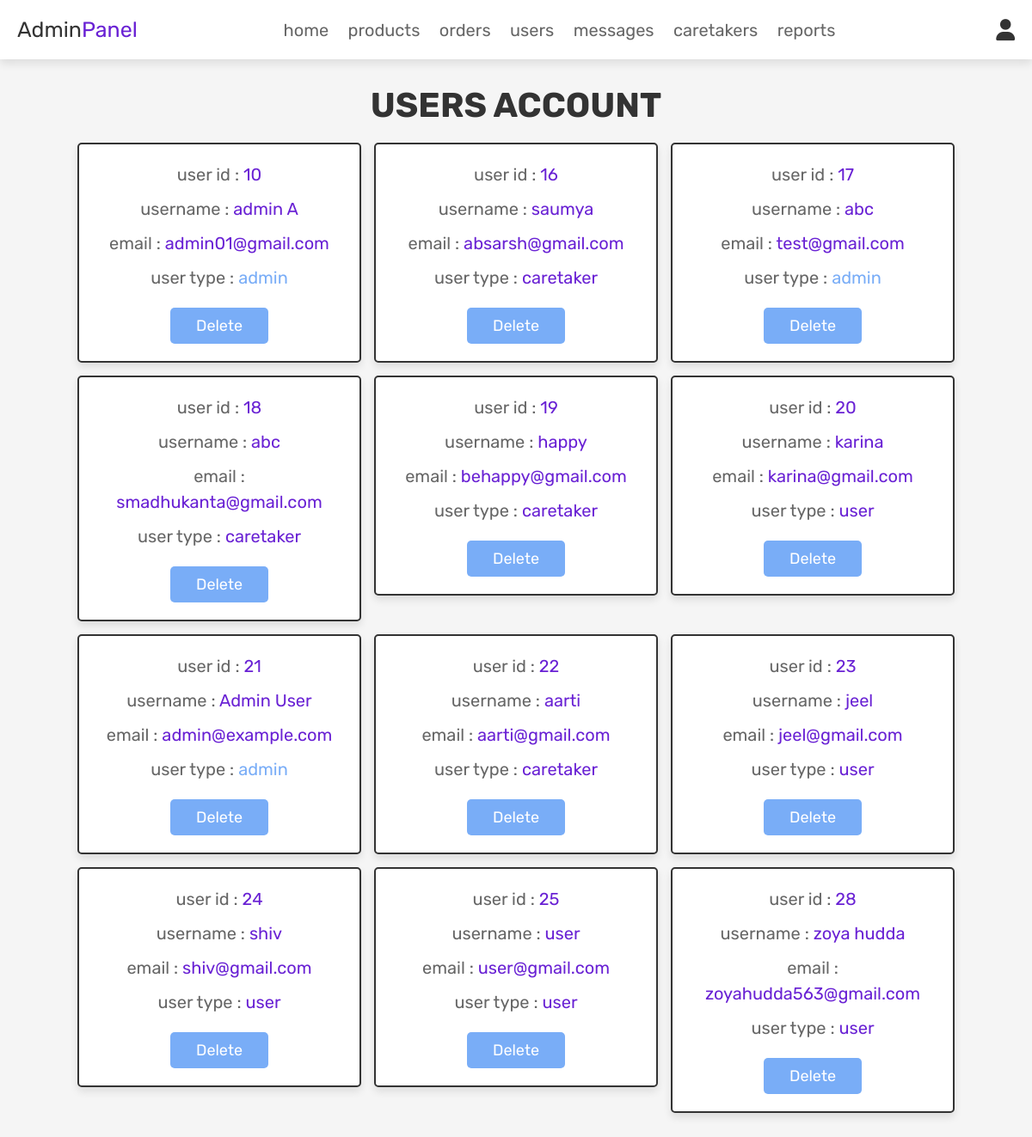
The app's page /admin_users.php (signed in) with its own data.
### tables this page shows
CREATE TABLE `users` (
  `id` int(100) NOT NULL,
  `name` varchar(100) NOT NULL,
  `email` varchar(100) NOT NULL,
  `password` varchar(100) NOT NULL,
  `user_type` varchar(20) NOT NULL DEFAULT 'user',
  `application_status` varchar(50) DEFAULT 'pending'
);

### admin_users.php (the view, shortened to what this page needs)
<!DOCTYPE html>
<html lang="en">
<head>
   <link rel="stylesheet" href="https://cdnjs.cloudflare.com/ajax/libs/font-awesome/6.0.0/css/all.min.css">
   <link rel="stylesheet" href="css/admin_style.css">
</head>
<body>
<?php @include 'admin_header.php'; ?>
<section class="users">
   <h1 class="title">users account</h1>
   <div class="box-container">
      <?php
         $select_users = mysqli_query($conn, "SELECT * FROM `users`") or die('query failed');
         if(mysqli_num_rows($select_users) > 0){
            while($fetch_users = mysqli_fetch_assoc($select_users)){
      ?>
      <div class="box">
         <p>user id : <span><?php echo $fetch_users['id']; ?></span></p>
         <p>username : <span><?php echo $fetch_users['name']; ?></span></p>
         <p>email : <span><?php echo $fetch_users['email']; ?></span></p>
         <p>user type : <span style="color:<?php if($fetch_users['user_type'] == 'admin'){ echo 'var(--orange)'; }; ?>"><?php echo $fetch_users['user_type']; ?></span></p>
         <a href="admin_users.php?delete=<?php echo $fetch_users['id']; ?>" onclick="return confirm('delete this user?');" class="delete-btn">delete</a>
      </div>
      <?php
         }
      }
      ?>
   </div>
</section>
</body>
</html>

### css/admin_style.css (style rules this page uses)
:root { --purple:#6921d4; --red:#c0392b; --orange:#79adf7; --black:#333; --white:#fff; --light-color:#666; --light-white:#ccc; --light-bg:#f5f5f5; --msg:#2bf779; --border:.2rem solid var(--black); --box-shadow:0 .5rem 1rem rgba(0,0,0,.1); }
* { font-family: 'Rubik', sans-serif; margin:0; padding:0; box-sizing: border-box; outline: none; border:none; text-decoration: none; transition:all .2s linear; }
html { font-size: 62.5%; overflow-x: hidden; scroll-behavior: smooth; scroll-padding-top: 6.5rem; }
body { background: var(--light-bg); }
section { padding:3rem 2rem; }
.title { text-align: center; margin-bottom: 2rem; color:var(--black); text-transform: uppercase; font-size: 4rem; }
.btn, .delete-btn, .option-btn { display: inline-block; border-radius: .5rem; margin-top: 1rem; font-size: 1.8rem; color:#fff; cursor: pointer; padding:1rem 3rem; text-transform: capitalize; }
.delete-btn { background-color: var(--orange); }
.users .box-container { display: grid; grid-template-columns: repeat(auto-fit, 33rem); gap:1.5rem; align-items: flex-start; max-width: 1200px; margin: 0 auto; justify-content: center; }
.users .box-container .box { padding:2rem; border:var(--border); background-color: var(--white); box-shadow: var(--box-shadow); border-radius: .5rem; text-align: center; }
.users .box-container .box p { font-size: 2rem; color:var(--light-color); margin-bottom: 1rem; line-height: 1.5; }
.users .box-container .box p span { color:var(--purple); }
.users .box-container .box .delete-btn { margin-top: .5; }

### records on screen
users: id "10", name "admin A", email "admin01@gmail.com", user_type "admin"
users: id "16", name "saumya", email "absarsh@gmail.com", user_type "caretaker"
users: id "17", name "abc", email "test@gmail.com", user_type "admin"
users: id "18", name "abc", email "smadhukanta@gmail.com", user_type "caretaker"
users: id "19", name "happy", email "behappy@gmail.com", user_type "caretaker"
users: id "20", name "karina", email "karina@gmail.com", user_type "user"
users: id "21", name "Admin User", email "admin@example.com", user_type "admin"
users: id "22", name "aarti", email "aarti@gmail.com", user_type "caretaker"
users: id "23", name "jeel", email "jeel@gmail.com", user_type "user"
users: id "24", name "shiv", email "shiv@gmail.com", user_type "user"
users: id "25", name "user", email "user@gmail.com", user_type "user"
users: id "28", name "zoya hudda", email "zoyahudda563@gmail.com", user_type "user"
